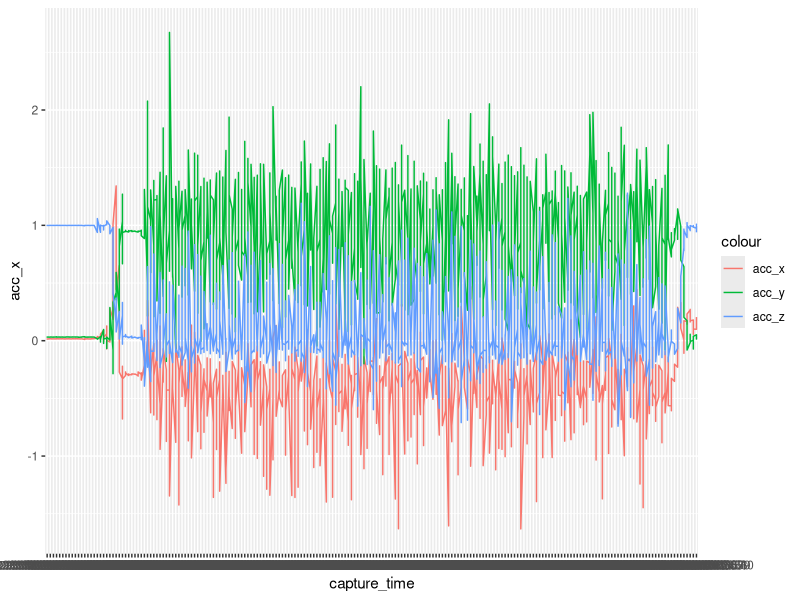
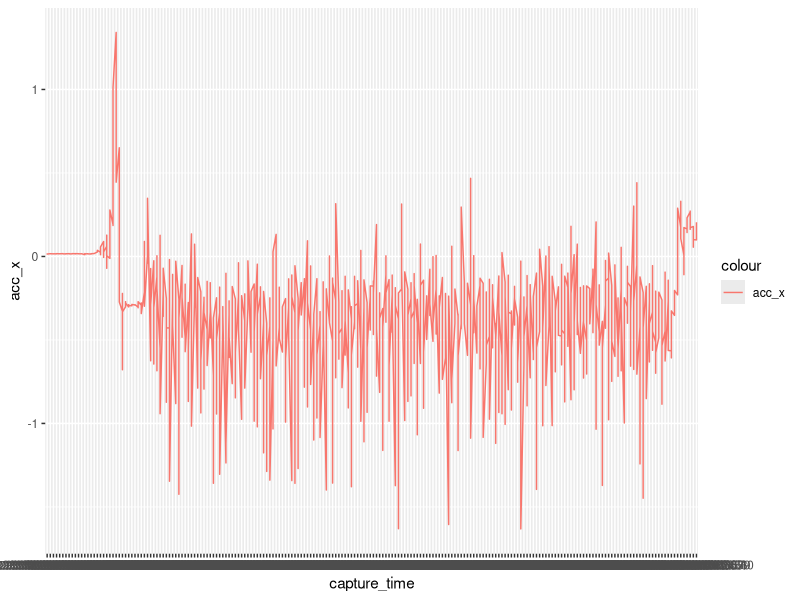
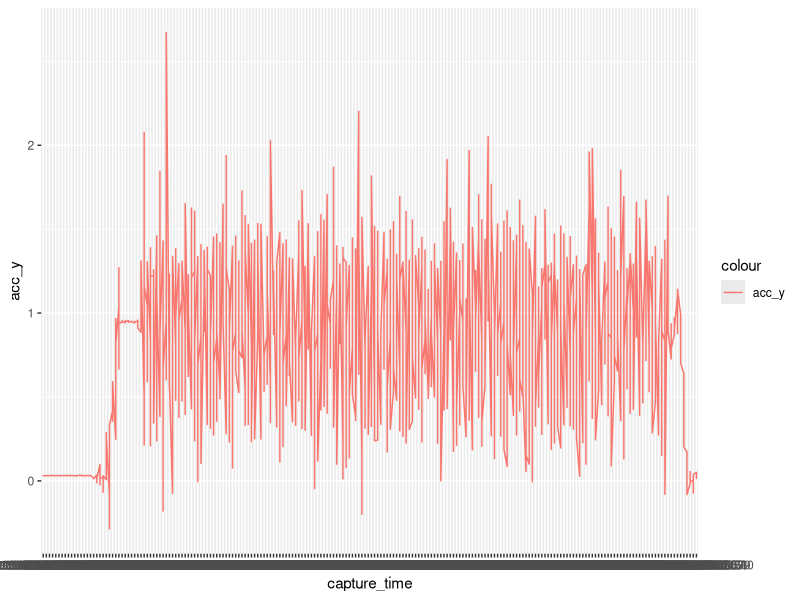
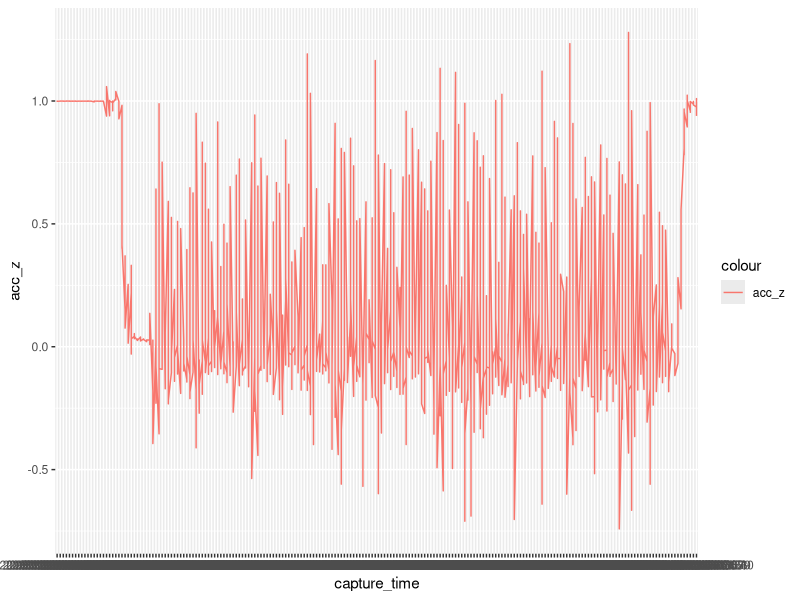

These charts were generated, in order, by the following R code:
rm(list=ls())

require(ggplot2)

motion_sensing <- read.csv("motion_sensing.csv")

plot <- ggplot(data=motion_sensing,aes(x=capture_time)) + 
  geom_line(aes(y=acc_x, color="acc_x", group=1)) +
  geom_line(aes(y=acc_y, color="acc_y", group=1)) +
  geom_line(aes(y=acc_z, color="acc_z", group=1))

plot_x <- ggplot(data=motion_sensing,aes(x=capture_time)) + 
  geom_line(aes(y=acc_x, color="acc_x", group=1))

plot_y <- ggplot(data=motion_sensing,aes(x=capture_time)) + 
  geom_line(aes(y=acc_y, color="acc_y", group=1))

plot_z <- ggplot(data=motion_sensing,aes(x=capture_time)) + 
  geom_line(aes(y=acc_z, color="acc_z", group=1))

print(plot)
print(plot_x)
print(plot_y)
print(plot_z)